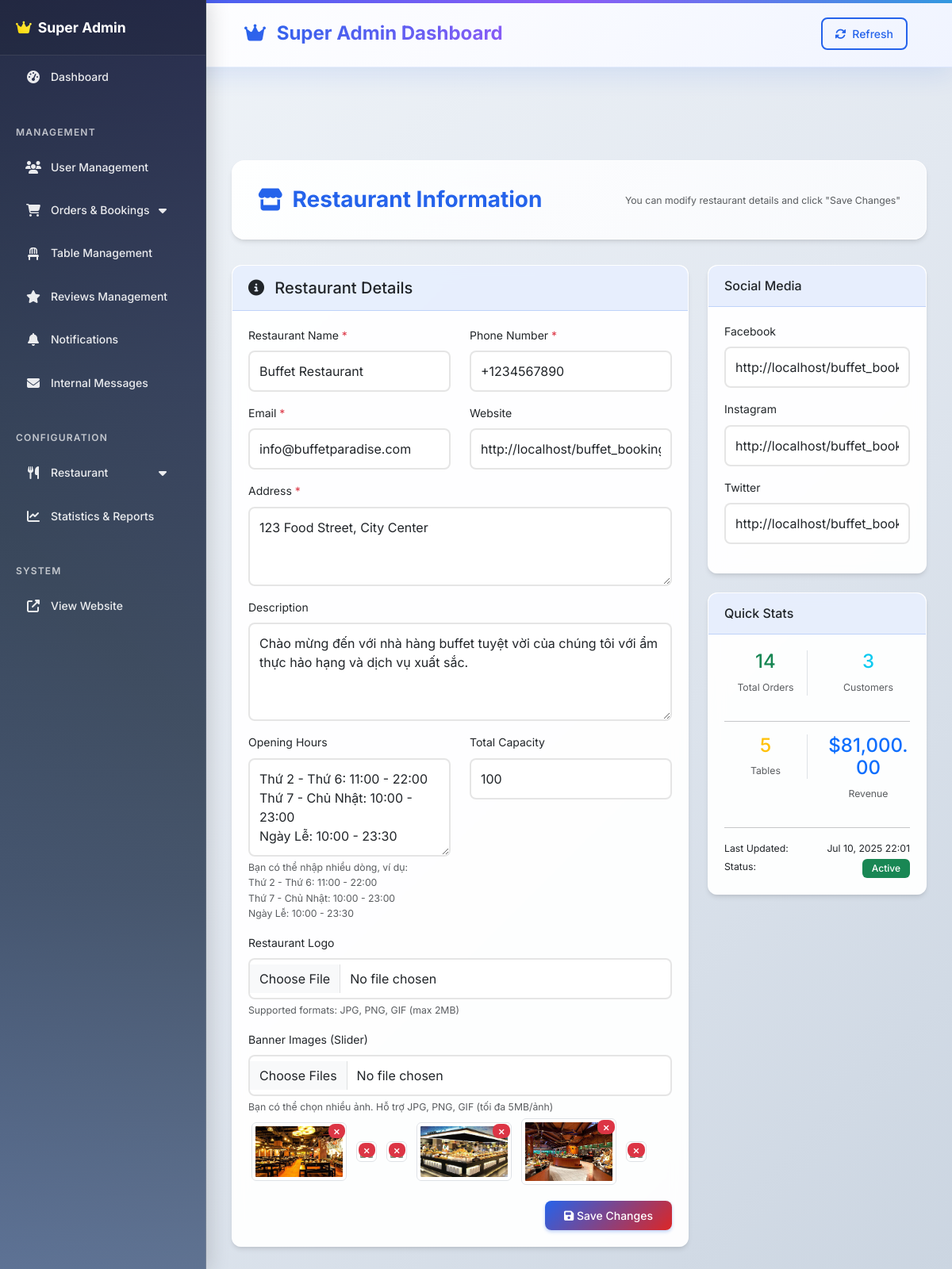
The page /superadmin/restaurant (signed in) on the database as committed earlier.
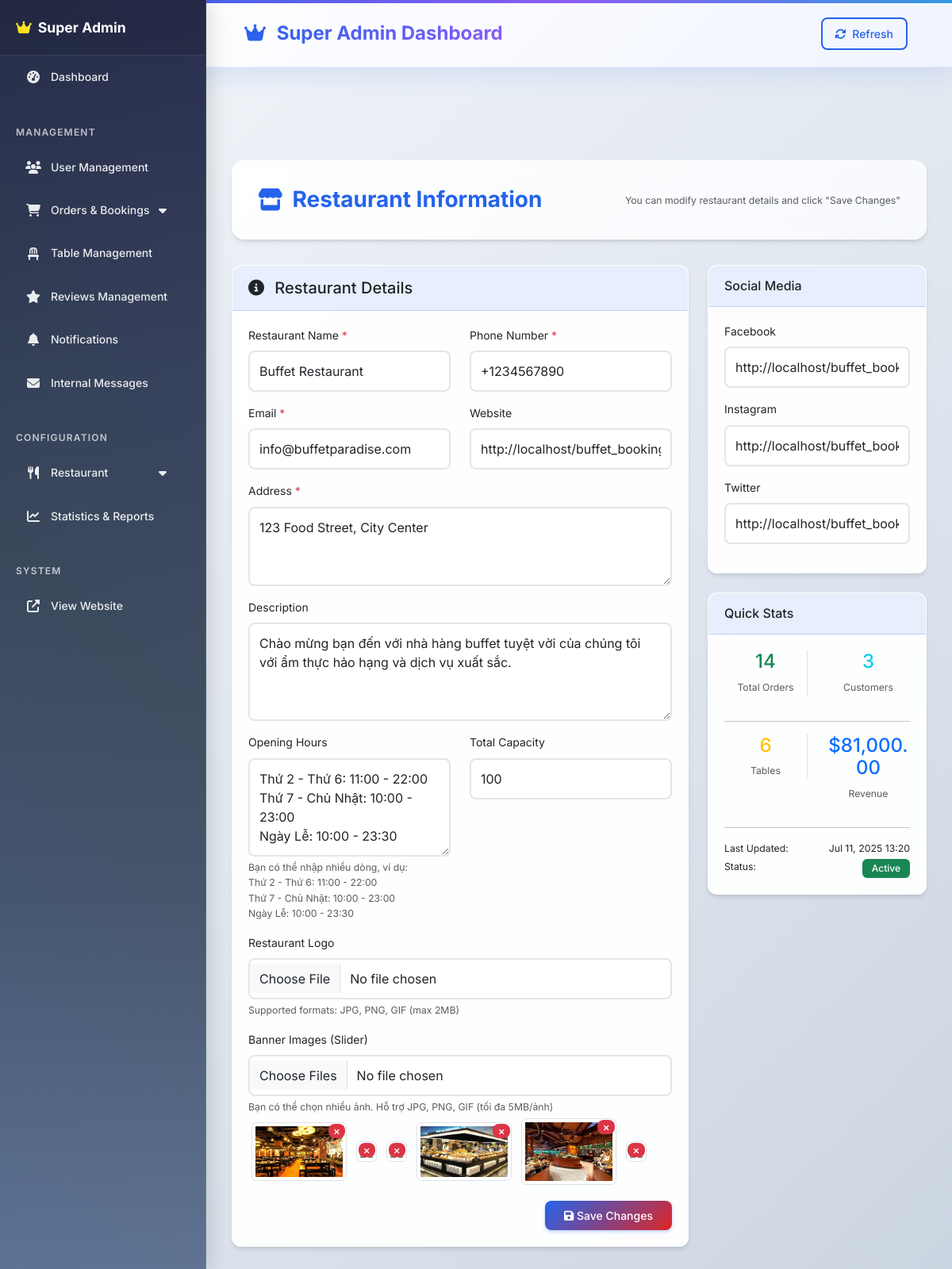
The same page on the database as committed later.
### tables this page shows
CREATE TABLE IF NOT EXISTS `restaurant_info` (
  `id` int NOT NULL DEFAULT '1',
  `restaurant_name` varchar(255) NOT NULL DEFAULT 'Buffet Restaurant',
  `address` text NOT NULL,
  `phone` varchar(20) NOT NULL DEFAULT '',
  `email` varchar(100) NOT NULL DEFAULT '',
  `description` text,
  `opening_hours` varchar(100) DEFAULT '09:00 - 22:00',
  `capacity` int DEFAULT '100',
  `logo_url` varchar(255) DEFAULT '',
  `created_at` timestamp NULL DEFAULT CURRENT_TIMESTAMP,
  `updated_at` timestamp NULL DEFAULT CURRENT_TIMESTAMP ON UPDATE CURRENT_TIMESTAMP,
  `website` varchar(255) DEFAULT '',
  `cover_images` varchar(1000) DEFAULT NULL,
  `facebook` varchar(255) DEFAULT '',
  `instagram` varchar(255) DEFAULT '',
  `twitter` varchar(255) DEFAULT '',
  PRIMARY KEY (`id`)
);

### views/superadmin/restaurant.php (the view, shortened to what the rows shown need)
<?php require_once 'views/layouts/superadmin_header.php'; ?>
<?php require_once 'views/layouts/superadmin_sidebar.php'; ?>
<div class="main-content fade-in">
    <div class="container-fluid">
        <div class="page-header">
            <div class="d-flex justify-content-between align-items-center">
                <h1>
                    <i class="fas fa-store"></i>
                    Restaurant Information
                </h1>
                <div class="btn-toolbar">
                    <div class="ms-2">
                        <small class="text-muted">You can modify restaurant details and click "Save Changes"</small>
                    </div>
                </div>
            </div>
        </div>
        <div class="row">
            <div class="col-lg-8">
                <div class="card">
                    <div class="card-header">
                        <h5 class="card-title mb-0">
                            <i class="fas fa-info-circle me-2"></i>
                            Restaurant Details
                        </h5>
                    </div>
                    <div class="card-body">
                        <form method="POST" action="<?= SITE_URL ?>/superadmin/restaurant" enctype="multipart/form-data" id="restaurantForm">
                            <div class="row mb-3">
                                <div class="col-md-6">
                                    <label for="restaurant_name" class="form-label">Restaurant Name <span class="text-danger">*</span></label> <input type="text" class="form-control" id="restaurant_name" name="restaurant_name"
                                        value="<?php echo htmlspecialchars($info['restaurant_name'] ?? 'Buffet Restaurant'); ?>"
                                        required>
                                </div>
                                <div class="col-md-6">
                                    <label for="phone" class="form-label">Phone Number <span class="text-danger">*</span></label> <input type="tel" class="form-control" id="phone" name="phone"
                                        value="<?php echo htmlspecialchars($info['phone'] ?? ''); ?>"
                                        required>
                                </div>
                            </div>
                            <div class="row mb-3">
                                <div class="col-md-6">
                                    <label for="email" class="form-label">Email <span class="text-danger">*</span></label> <input type="email" class="form-control" id="email" name="email"
                                        value="<?php echo htmlspecialchars($info['email'] ?? ''); ?>"
                                        required>
                                </div>
                                <div class="col-md-6">
                                    <label for="website" class="form-label">Website</label> <input type="url" class="form-control" id="website" name="website"
                                        value="<?php echo htmlspecialchars($info['website'] ?? ''); ?>">
                                </div>
                            </div>
                            <div class="mb-3">
                                <label for="address" class="form-label">Address <span class="text-danger">*</span></label>
                                <textarea class="form-control" id="address" name="address" rows="3" required><?php echo htmlspecialchars($info['address'] ?? ''); ?></textarea>
                            </div>
                            <div class="mb-3">
                                <label for="description" class="form-label">Description</label>
                                <textarea class="form-control" id="description" name="description" rows="4"><?php echo htmlspecialchars($info['description'] ?? ''); ?></textarea>
                            </div>
                            <div class="row mb-3">
                                <div class="col-md-6">
                                    <label for="opening_hours" class="form-label">Opening Hours</label>
                                    <textarea class="form-control" id="opening_hours" name="opening_hours" rows="4"><?php echo htmlspecialchars($info['opening_hours'] ?? "Thứ 2 - Thứ 6: 11:00 - 22:00\nThứ 7 - Chủ Nhật: 10:00 - 23:00\nNgày Lễ: 10:00 - 23:30"); ?></textarea>
                                    <div class="form-text">Bạn có thể nhập nhiều dòng, ví dụ:<br>
                                        Thứ 2 - Thứ 6: 11:00 - 22:00<br>
                                        Thứ 7 - Chủ Nhật: 10:00 - 23:00<br>
                                        Ngày Lễ: 10:00 - 23:30
                                    </div>
                                </div>
                                <div class="col-md-6">
                                    <label for="capacity" class="form-label">Total Capacity</label> <input type="number" class="form-control" id="capacity" name="capacity"
                                        value="<?php echo htmlspecialchars($info['capacity'] ?? '100'); ?>"
                                        min="1">
                                </div>
                            </div>
                            <div class="mb-3">
                                <label for="logo" class="form-label">Restaurant Logo</label>
                                <input type="file" class="form-control" id="logo" name="logo" accept="image/*">
                                <div class="form-text">Supported formats: JPG, PNG, GIF (max 2MB)</div>
                            </div>
                            <div class="mb-3">
                                <label for="cover_images" class="form-label">Banner Images (Slider)</label>
                                <input type="file" class="form-control" id="cover_images" name="cover_images[]" accept="image/*" multiple>
                                <div class="form-text">Bạn có thể chọn nhiều ảnh. Hỗ trợ JPG, PNG, GIF (tối đa 5MB/ảnh)</div>
                                <?php
                                if (!empty($info['cover_images'])) {
                                    $coverImages = json_decode($info['cover_images'], true);
                                    if (is_array($coverImages)) {
                                        foreach ($coverImages as $img) {
                                ?>
                                            <div style="display:inline-block; position:relative; margin:4px;">
                                                <img src="<?php echo htmlspecialchars($img); ?>" class="img-thumbnail" style="max-width:120px;">
                                                <button type="button"
                                                    class="btn btn-danger btn-sm"
                                                    style="position:absolute;top:2px;right:2px;padding:2px 6px;font-size:14px;line-height:1;"
                                                    onclick="removeBannerImage('<?php echo htmlspecialchars($img); ?>', event)">
                                                    &times;
                                                </button>
                                            </div>
                                <?php
                                        }
                                    }
                                }
                                ?>
                            </div>
                            <div class="d-flex justify-content-end" id="formButtons">
                                <button type="submit" class="btn btn-primary">
                                    <i class="fas fa-save"></i> Save Changes
                                </button>
                            </div>
                        </form>
                    </div>
                </div>
            </div>
            <div class="col-lg-4">
                <div class="card mb-4">
                    <div class="card-header">
                        <h6 class="card-title mb-0">Social Media</h6>
                    </div>
                    <div class="card-body">
                        <div class="mb-3">
                            <label for="facebook" class="form-label">Facebook</label> <input type="url" class="form-control" id="facebook" name="facebook"
                                value="<?php echo htmlspecialchars($info['facebook'] ?? ''); ?>"
                                form="restaurantForm">
                        </div>
                        <div class="mb-3">
                            <label for="instagram" class="form-label">Instagram</label> <input type="url" class="form-control" id="instagram" name="instagram"
                                value="<?php echo htmlspecialchars($info['instagram'] ?? ''); ?>"
                                form="restaurantForm">
                        </div>
                        <div class="mb-3">
                            <label for="twitter" class="form-label">Twitter</label> <input type="url" class="form-control" id="twitter" name="twitter"
                                value="<?php echo htmlspecialchars($info['twitter'] ?? ''); ?>"
                                form="restaurantForm">
                        </div>
                    </div>
                </div>
                <div class="card">
                    <div class="card-header">
                        <h6 class="card-title mb-0">Quick Stats</h6>
                    </div>
                    <div class="card-body">
                        <div class="row text-center">
                            <div class="col-6">
                                <div class="border-end">
                                    <h4 class="text-success"><?php echo $stats['total_orders'] ?? 0; ?></h4>
                                    <p class="small text-muted">Total Orders</p>
                                </div>
                            </div>
                            <div class="col-6">
                                <h4 class="text-info"><?php echo $stats['total_customers'] ?? 0; ?></h4>
                                <p class="small text-muted">Customers</p>
                            </div>
                        </div>
                        <hr>
                        <div class="row text-center">
                            <div class="col-6">
                                <div class="border-end">
                                    <h4 class="text-warning"><?php echo $stats['total_tables'] ?? 0; ?></h4>
                                    <p class="small text-muted">Tables</p>
                                </div>
                            </div>
                            <div class="col-6">
                                <h4 class="text-primary">$<?php echo number_format($stats['total_revenue'] ?? 0, 2); ?></h4>
                                <p class="small text-muted">Revenue</p>
                            </div>
                        </div>
                        <hr>
                        <div class="small">
                            <div class="d-flex justify-content-between mb-1">
                                <span>Last Updated:</span>
                                <span><?php echo date('M d, Y H:i', strtotime($info['updated_at'] ?? 'now')); ?></span>
                            </div>
                            <div class="d-flex justify-content-between">
                                <span>Status:</span>
                                <span class="badge bg-success">Active</span>
                            </div>
                        </div>
                    </div>
                </div>
            </div>
        </div>
    </div>
</div>
<?php require_once 'views/layouts/superadmin_footer.php'; ?>

Rows that differ between the two databases and show on the page:
changed restaurant_info "Buffet Restaurant": description "Chào mừng đến với nhà hàng buffet tuyệt vời của chúng tôi với ẩm thực hảo hạng và dịch vụ xuất sắc." → "Chào mừng bạn đến với nhà hàng buffet tuyệt vời của chúng tôi với ẩm thực hảo hạng và dịch vụ xuất sắc."; updated_at "Jul 10, 2025 22:01" → "Jul 11, 2025 13:20"
Other text that changed with them:
$stats['total_tables']: "5" → "6"
